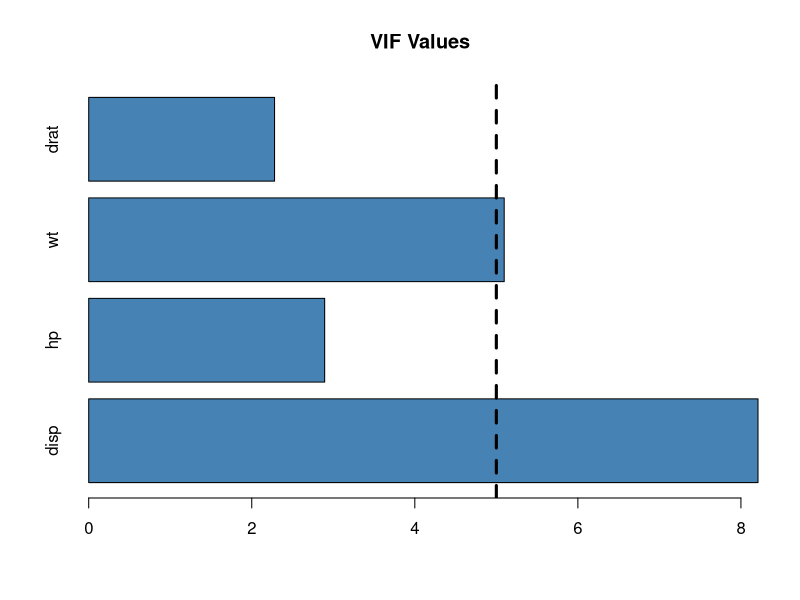

Source code (R):
## ---- chunk 1
knitr::opts_chunk$set(echo = TRUE)
## ---- chunk 2
library(car)
car_data <- as.data.frame(mtcars)
## ---- chunk 3
regression <- lm(mpg ~ disp + hp + wt + drat, data = car_data)
summary(regression)
## ---- chunk 4
vif(regression)
## ---- chunk 5
vif_values <- vif(regression)
## ---- chunk 6
barplot(vif_values, main = "VIF Values", horiz = TRUE, col = "steelblue") + 
  abline(v = 5, lwd = 3, lty = 2)
## ---- chunk 7
car_data_2 <- mtcars[,c("disp", "hp", "wt", "drat")]
cor(car_data_2)
## ---- chunk 8
regression2 <- lm(mpg ~ hp + wt + drat, data = car_data)
summary(regression2)
## ---- chunk 9
vif(regression2)
